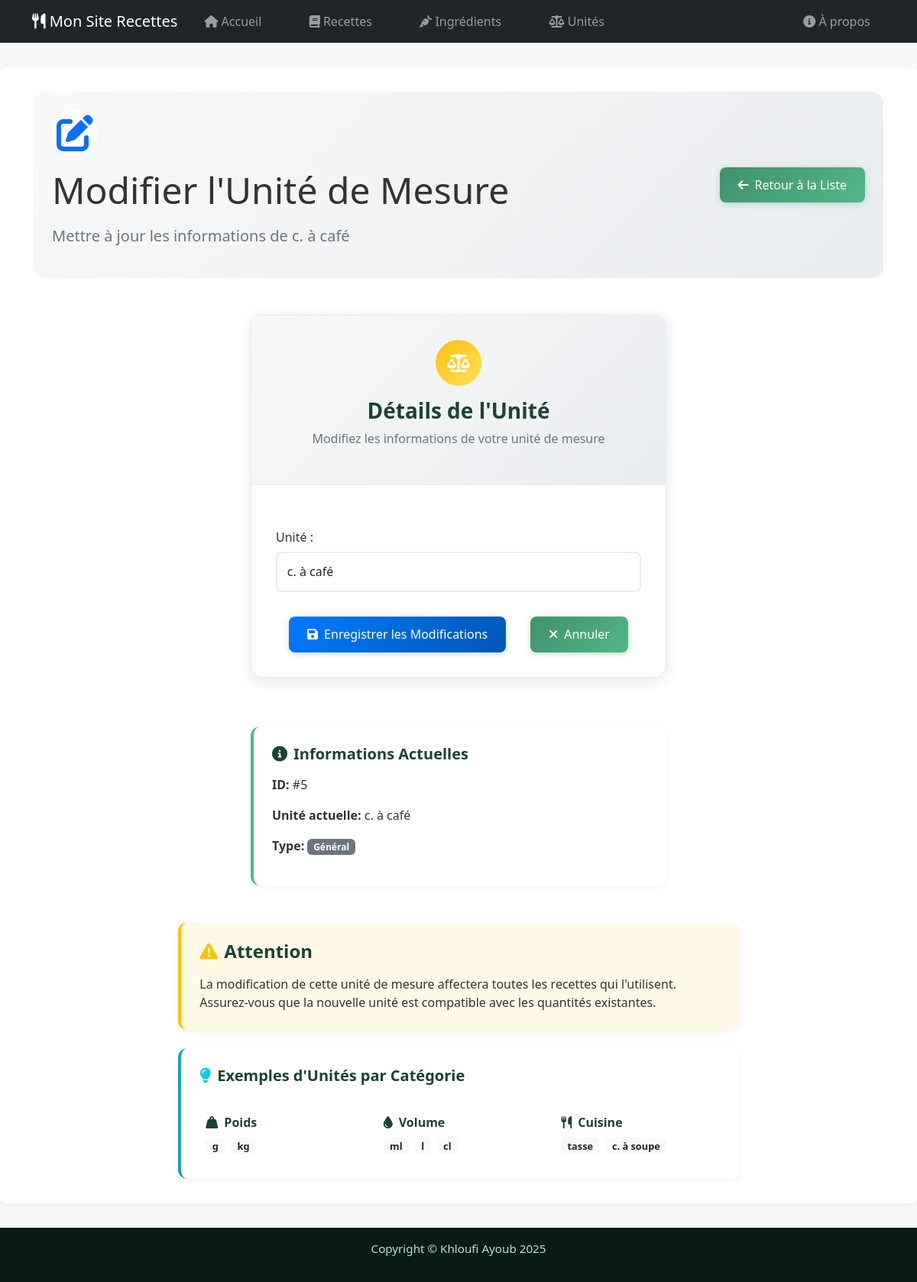
Screenshot of /units/5/edit/ with the database file from the repository.
### App/models.py (models this page shows, shortened)
class Unit(models.Model):
    unit = models.CharField(max_length=20, verbose_name="Unité")
    class Meta:
        ordering = ('unit',)
        verbose_name = "unité"
        verbose_name_plural = "unités"

### App/views/unit_views.py (the view, shortened to what this page needs)
# urls.py: path('units/<int:pk>/edit/', views.EditUnitView.as_view(), name="edit_unit"),
class EditUnitView(View):
    def get(self, request, pk):
        unit = get_object_or_404(Unit, pk=pk)
        form = UnitForm(instance=unit)
        return render(request, 'App/unit/edit_unit.html', {
            'unit': unit,
            'form': form
        })

### App/forms.py (shortened to what this page needs)
class UnitForm(forms.ModelForm):
    class Meta:
        model = Unit
        fields = ['unit']
    def __init__(self, *args, **kwargs):
        super().__init__(*args, **kwargs)
        self.fields['unit'].widget.attrs.update({
            'class': 'form-control form-control-lg',
            'placeholder': 'Ex: g, ml, tasse, cuillère à soupe...',
            'id': 'unit'
        })

### App/templates/App/unit/edit_unit.html (shortened to what this page needs)
{% extends 'base.html' %}
{% load static %}
{% block content %}
<div class="edit-unit-page">
  <div class="page-header mb-5">
    <div class="row align-items-center">
      <div class="col-lg-8">
        <div class="header-content">
          <div class="header-icon mb-3">
            <i class="fas fa-edit fa-3x text-primary"></i>
          </div>
          <h1 class="display-5 mb-3">Modifier l'Unité de Mesure</h1>
          <p class="lead text-muted">Mettre à jour les informations de <strong>{{ unit.unit }}</strong></p>
        </div>
      </div>
      <div class="col-lg-4 text-lg-end">
        <a href="{% url 'units' %}" class="btn btn-outline-secondary">
          <i class="fas fa-arrow-left me-2"></i>Retour à la Liste
        </a>
      </div>
    </div>
  </div>
  {% include 'App/snippets/form_snippet.html' with form_title='Détails de l\'Unité' form_description='Modifiez les informations de votre unité de mesure' form_icon='fas fa-balance-scale' submit_text='Enregistrer les Modifications' submit_icon='fas fa-save' submit_class='btn-primary' cancel_url='units' form=form col_size='col-lg-6 col-md-8' %}
  <div class="row justify-content-center mt-4">
    <div class="col-lg-6 col-md-8">
      <div class="current-info">
        <div class="info-card">
          <h5><i class="fas fa-info-circle me-2"></i>Informations Actuelles</h5>
          <p><strong>ID:</strong> #{{ unit.id }}</p>
          <p><strong>Unité actuelle:</strong> {{ unit.unit }}</p>
          <p><strong>Type:</strong>
            {% if unit.unit == "g" or unit.unit == "kg" %}
              <span class="badge bg-primary">Poids</span>
            {% elif unit.unit == "ml" or unit.unit == "l" or unit.unit == "cl" %}
              <span class="badge bg-info">Volume</span>
            {% elif "tasse" in unit.unit or "cuillère" in unit.unit %}
              <span class="badge bg-success">Cuisine</span>
            {% else %}
              <span class="badge bg-secondary">Général</span>
            {% endif %}
          </p>
        </div>
      </div>
    </div>
  </div>
  <div class="warning-section mt-5">
    <div class="row">
      <div class="col-lg-8 mx-auto">
        <div class="warning-card">
          <h4><i class="fas fa-exclamation-triangle me-2 text-warning"></i>Attention</h4>
          <p class="mb-0">
            La modification de cette unité de mesure affectera toutes les recettes qui l'utilisent.
            Assurez-vous que la nouvelle unité est compatible avec les quantités existantes.
          </p>
        </div>
      </div>
    </div>
  </div>
  <div class="examples-section mt-4">
    <div class="row">
      <div class="col-lg-8 mx-auto">
        <div class="examples-card">
          <h5><i class="fas fa-lightbulb me-2 text-info"></i>Exemples d'Unités par Catégorie</h5>
          <div class="row g-3 mt-2">
            <div class="col-md-4">
              <div class="example-category">
                <h6><i class="fas fa-weight-hanging me-2"></i>Poids</h6>
                <div class="example-items">
                  <span class="badge bg-light text-dark me-1">g</span>
                  <span class="badge bg-light text-dark me-1">kg</span>
                </div>
              </div>
            </div>
            <div class="col-md-4">
              <div class="example-category">
                <h6><i class="fas fa-tint me-2"></i>Volume</h6>
                <div class="example-items">
                  <span class="badge bg-light text-dark me-1">ml</span>
                  <span class="badge bg-light text-dark me-1">l</span>
                  <span class="badge bg-light text-dark me-1">cl</span>
                </div>
              </div>
            </div>
            <div class="col-md-4">
              <div class="example-category">
                <h6><i class="fas fa-utensils me-2"></i>Cuisine</h6>
                <div class="example-items">
                  <span class="badge bg-light text-dark me-1">tasse</span>
                  <span class="badge bg-light text-dark me-1">c. à soupe</span>
                </div>
              </div>
            </div>
          </div>
        </div>
      </div>
    </div>
  </div>
</div>
{% endblock %}

### App/templates/App/snippets/form_snippet.html (shortened to what this page needs)
    <div class="form-section">
    <div class="row justify-content-center">
    <div class="{{ col_size|default:'col-lg-6 col-md-8' }}">
        <div class="form-card">
        <div class="form-header">
            <div class="form-icon">
            <i class="{{ form_icon|default:'fas fa-edit' }}"></i>
            </div>
            <h3>{{ form_title|default:'Formulaire' }}</h3>
            <p class="text-muted">{{ form_description|default:'Saisissez les informations requises' }}</p>
        </div>
                <form method="{{ form_method|default:'post' }}"
                class="form-modern"
                {% if enctype %}enctype="{{ enctype }}"{% elif form.is_multipart %}enctype="multipart/form-data"{% endif %}>
            {% if form %}
                {% for field in form %}
                    <div class="form-group mb-4">
                        {{ field.label_tag }}
                        {{ field }}
                    </div>
                {% endfor %}
            {% endif %}
            <div class="form-actions">
            <button type="submit" class="btn {{ submit_class|default:'btn-primary' }} btn-lg">
                <i class="{{ submit_icon|default:'fas fa-save' }} me-2"></i>{{ submit_text|default:'Enregistrer' }}
            </button>
            {% if cancel_url %}
            <a href="{% url cancel_url %}" class="btn btn-outline-secondary btn-lg ms-3">
                <i class="fas fa-times me-2"></i>Annuler
            </a>
            {% endif %}
            </div>
        </form>
        </div>
    </div>
    </div>
    </div>

### static/css/styles.css (style rules this page uses)
html, body { height: 100%; }
body { font-family: 'Segoe UI', Arial, sans-serif; background-color: #f8f9fa; color: #333; margin: 0; padding: 0; display: flex; flex-direction: column; }
.btn { display: inline-block; background: #40916c; color: #fff; padding: 0.5rem 1.2rem; border: none; border-radius: 4px; font-size: 1rem; cursor: pointer; text-decoration: none; transition: background 0.2s; }
form { margin-top: 1.5rem; }
label { display: block; margin-bottom: 0.4rem; font-weight: 500; }
input[type="text"], input[type="number"], textarea, select { width: 100%; padding: 0.5rem; border: 1px solid #b7e4c7; border-radius: 4px; margin-bottom: 1rem; font-size: 1rem; background: #f8f9fa; }
.info-card { background: #fff; border-radius: 12px; padding: 2rem; box-shadow: 0 4px 16px rgba(0, 0, 0, 0.1); border-left: 4px solid #40916c; transition: transform 0.3s ease, box-shadow 0.3s ease; }
.btn { display: inline-block; background: linear-gradient(135deg, #40916c, #52b788); color: #fff; padding: 0.7rem 1.5rem; border: none; border-radius: 8px; font-size: 1rem; font-weight: 500; cursor: pointer; text-decoration: none; transition: all 0.3s ease; box-shadow: 0 2px 8px rgba(64, 145, 108, 0.3); }
input[type="text"], input[type="number"], textarea, select { width: 100%; padding: 0.8rem; border: 2px solid #e9ecef; border-radius: 8px; margin-bottom: 1rem; font-size: 1rem; background: #fff; transition: all 0.3s ease; }
.page-header { background: linear-gradient(135deg, #f8f9fa 0%, #e9ecef 100%); border-radius: 15px; padding: 1.5rem; margin-bottom: 1.5rem; }
.header-content { text-align: left; }
.header-icon { background: rgba(255, 255, 255, 0.8); border-radius: 50%; width: 60px; height: 60px; display: inline-flex; align-items: center; justify-content: center; backdrop-filter: blur(10px); border: 2px solid rgba(255, 255, 255, 0.3); }
.form-section { margin: 2rem 0; }
.form-card { background: white; border-radius: 15px; box-shadow: 0 4px 20px rgba(0, 0, 0, 0.1); overflow: hidden; border: 1px solid #e9ecef; }
.form-header { background: linear-gradient(135deg, #f8f9fa 0%, #e9ecef 100%); padding: 2rem; text-align: center; border-bottom: 1px solid #e9ecef; }
.form-icon { width: 60px; height: 60px; background: linear-gradient(135deg, #40916c, #52b788); border-radius: 50%; display: inline-flex; align-items: center; justify-content: center; color: white; font-size: 1.5rem; margin: 0 auto 1rem; }
.add-unit-page .form-icon, .edit-unit-page .form-icon { background: linear-gradient(135deg, #ffc107, #ffdf5d); }
.form-header h3 { color: #1b4332; font-weight: 600; margin-bottom: 0.5rem; }
.form-modern { padding: 2rem; }
.form-group { margin-bottom: 1.5rem; }
.form-control-lg { padding: 1rem; font-size: 1.1rem; border: 2px solid #e9ecef; border-radius: 10px; transition: all 0.3s ease; }
.form-actions { display: flex; justify-content: center; gap: 1rem; margin-top: 2rem; flex-wrap: wrap; }
.current-info, .tips-section, .examples-section, .warning-section { margin-top: 2rem; }
.info-card, .tips-card, .examples-card, .warning-card { background: white; border-radius: 12px; padding: 1.5rem; box-shadow: 0 2px 10px rgba(0, 0, 0, 0.05); border-left: 4px solid #52b788; }
.warning-card { border-left-color: #ffc107; background: #fff9e6; }
.examples-card { border-left-color: #17a2b8; }
.info-card h5, .tips-card h4, .examples-card h4, .examples-card h5, .warning-card h4 { color: #1b4332; font-weight: 600; margin-bottom: 1rem; }
.tip-item, .example-category { padding: 0.5rem; }
.example-category h6 { color: #1b4332; font-weight: 600; margin-bottom: 0.5rem; }
.example-items { margin-top: 0.5rem; }
.example-items .badge { font-size: 0.8rem; }
.btn-primary { background: linear-gradient(135deg, #007bff, #0056b3); border: none; color: white; font-weight: 500; }

### rows the page displays
Unit: unit "c. à café", form "c. à café", id "5"

### other values shown
{{ field.label_tag }} "Unité :"
{{ submit_text|default:'Enregistrer' }} "Enregistrer les Modifications"
